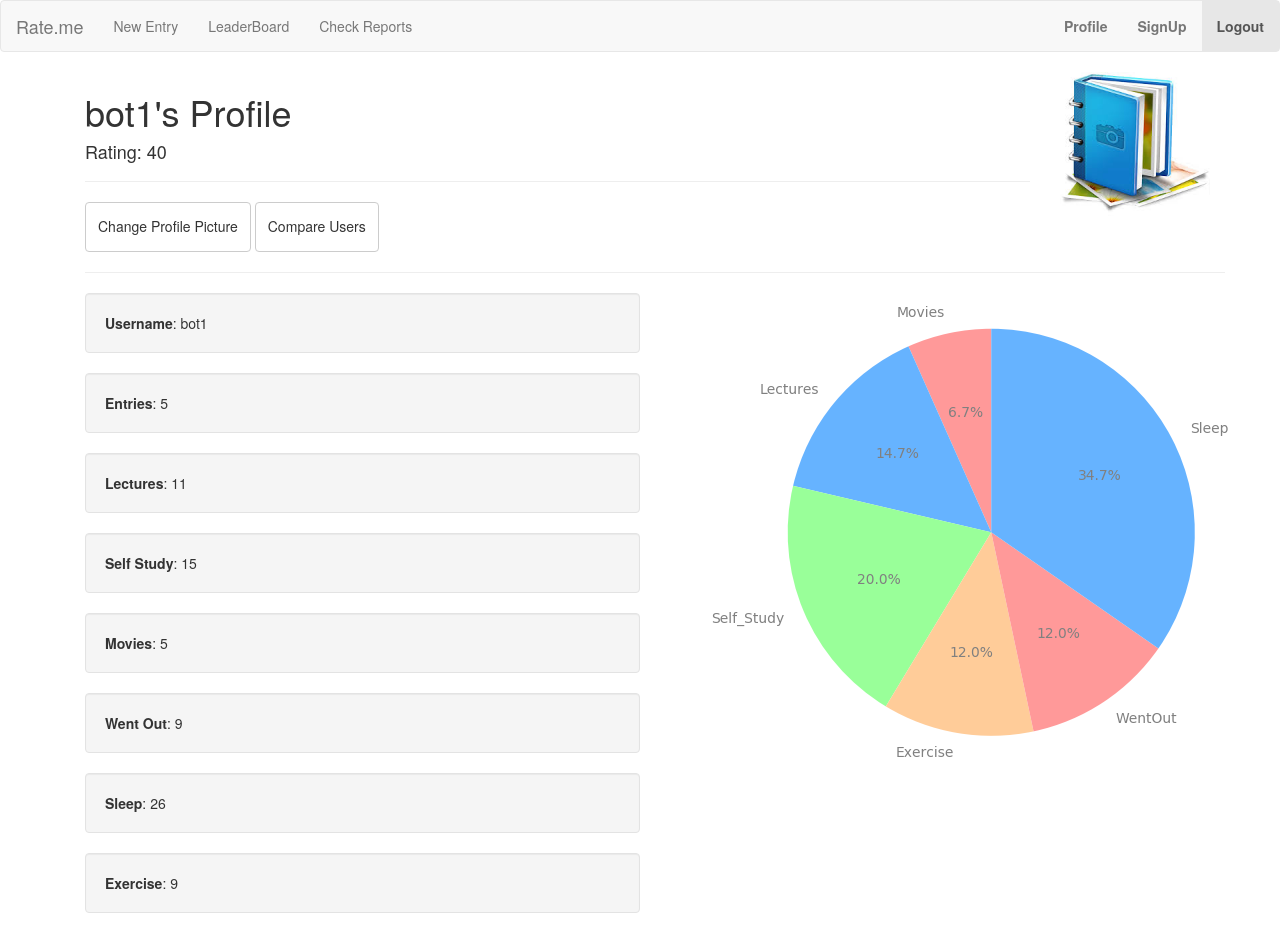
The page /users/profile/bot1/ on the database its author committed.
### uusers/models.py (models this page shows)
class UserDetail(models.Model):
	username = models.CharField(max_length=50,primary_key=True)
	time_stamp = models.DateTimeField(auto_now=True)
	totMovie  = models.IntegerField(default=0)
	totStudy = models.IntegerField(default=0)
	totLectures = models.IntegerField(default=0)
	totExercise = models.IntegerField(default=0)
	totWent = models.IntegerField(default=0)
	totSleep = models.IntegerField(default=0)
	logs = models.IntegerField(default=0)
	pie = models.FileField(null=True)
	score = models.IntegerField(default=0)
	rating = models.IntegerField(default=0)
	dp = models.FileField(upload_to='.',default='default.jpeg')

### uusers/views.py (the view)
# urls.py: path('profile/<user>/',views.profile,name='profile'),
def profile(request,user):
	try:
		user_base = UserDetail.objects.get(username=user)
	except UserDetail.DoesNotExist:
		return HttpResponse("User Does Not Exist")
	return render(request,'profile.html',{'data':user_base})

### templates/profile.html (shortened to what this page needs)
{% extends 'base.html' %}
{% block content %}
{% load bootstrap3 %}
<div class="container">
<div class="row">
	<div class="col-md-10">
		<h1>{{data.username}}'s Profile</h1>
		<h4>Rating: {{data.rating}}</h4>
		<hr>
		<a href="{% url 'updatepic' %}">
		<button class="btn btn-default">
			<h5>Change Profile Picture</h5>
		</button>
		</a>
		<a href="{% url 'compareform' %}">
		<button class="btn btn-default">
			<h5>Compare Users</h5>
		</button>
		</a>
	</div>
	<div class="col-md-2">
		<img class='round' src="{{data.dp.url}}" width="150px" height="150px">
	</div>
</div>
<hr>
<div class="row">
	<div class='col-md-6'>
	<div class="well">
		<strong>Username</strong>: {{data.username}}
	</div>
	<div class="well">
		 <strong>Entries</strong>: {{data.logs}}
	</div>
	<div class="well">
		 <strong>Lectures</strong>: {{data.totLectures}}
	</div>
	<div class="well">
		 <strong>Self Study</strong>: {{data.totStudy}}
	</div>
	<div class="well">
		 <strong>Movies</strong>: {{data.totMovie}}
	</div>
	<div class="well">
		 <strong>Went Out</strong>: {{data.totWent}}
	</div>
	<div class="well">
		 <strong>Sleep</strong>: {{data.totSleep}}
	</div>
	<div class="well">
		 <strong>Exercise</strong>: {{data.totExercise}}
	</div>
	</div>
	<div class='col-md-6'>
		<img src="{{data.pie.url}}">
	</div>
</div>
</div>
</div>
{% endblock content %}

### rows shown on the page
UserDetail: username "bot1", rating "40", dp (placeholder picture), logs "5", totLectures "11", totStudy "15", totMovie "5", totWent "9", totSleep "26", totExercise "9", pie (picture)
